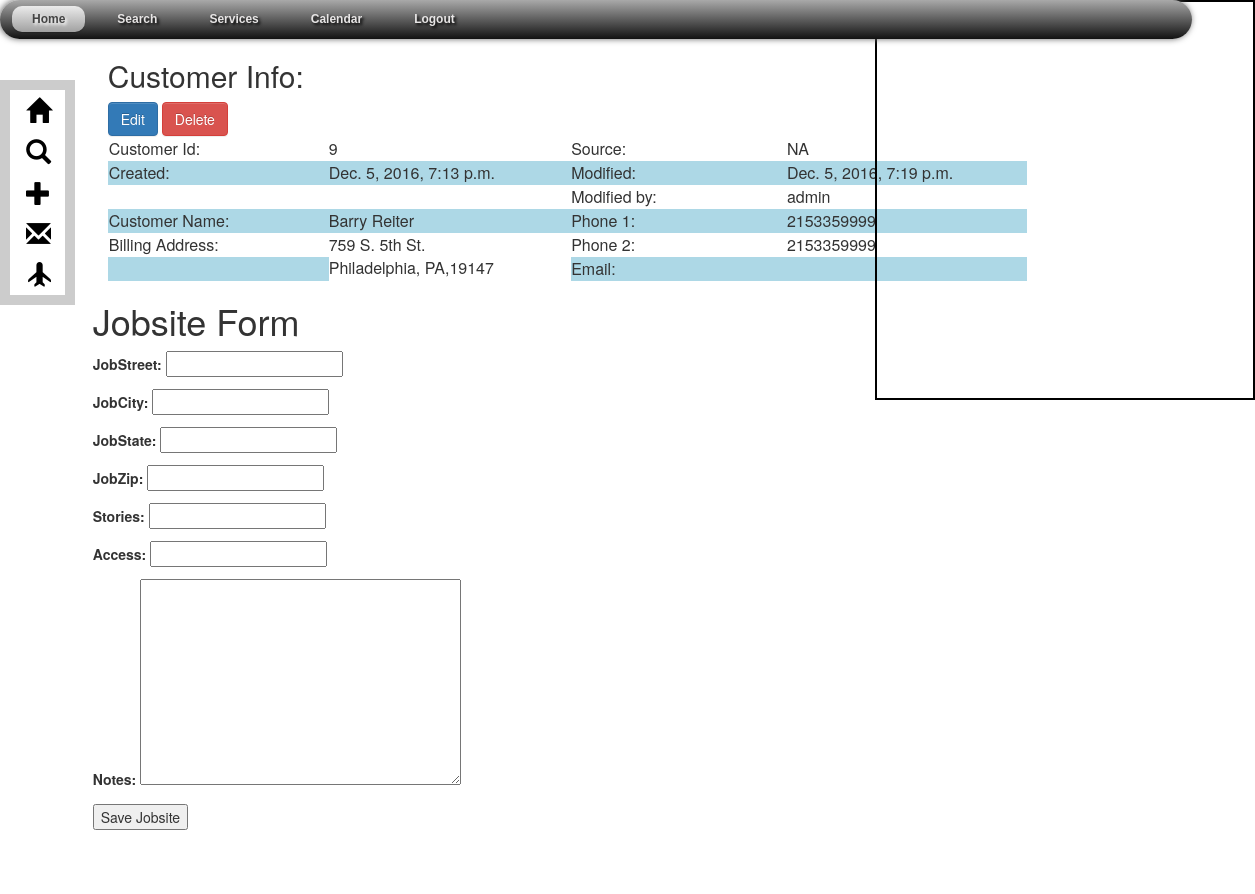
The page /customers/9/jobsite_create/ (signed in) on the database its author committed.
### Customers/models.py (models this page shows, shortened)
class Customer(models.Model):
    user = models.ForeignKey(settings.AUTH_USER_MODEL, default=1)
    modified_by=models.CharField(max_length=50,default=1)
    firstName = models.CharField(max_length=20)
    lastName = models.CharField(max_length=20)
    fullName = models.CharField(max_length=50, blank=True)
    billStreet = models.CharField(max_length=25)
    billCity = models.CharField(max_length=20)
    billState = models.CharField(max_length=2)
    billZip = models.CharField(max_length=5)
    latlng = models.CharField(blank=True, max_length=100, default = '')
    lat = models.FloatField(blank=True,max_length=100, default = '')
    lng = models.FloatField(blank=True, max_length=100, default='')
    phone1 = models.CharField(max_length=20)
    phone2 = models.CharField(max_length=20, blank=True)
    email = models.EmailField(max_length=50, blank=True)
    source = models.CharField(choices=SOURCE_CHOICES, max_length=20, default=NOTAPP)
    created = models.DateTimeField(auto_now=False, auto_now_add=True)
    modified = models.DateTimeField(auto_now=True, auto_now_add=False)
    def get_absolute_url(self):
        return reverse("customers:customer_detail", kwargs={"id": self.id})
    class Meta:
        ordering = ["-created", "-modified"]

### Customers/views.py (the view, shortened to what this page needs)
# urls.py: url(r'^(?P<id>\d+)/jobsite_create/$', jobsite_create, name='jobsite_create'),
def jobsite_create(request, id=None):
    if not (request.user.is_staff or request.user.is_superuser):
        raise Http404
    instance=get_object_or_404(Customer,id=id)
    form = JobsiteForm(request.POST or None, request.FILES or None)
    form.fields["customer_id"].initial= instance.id
    form.fields["customer_id"].disabled=True
    form.fields["latlng"].disabled=True
    form.fields["lat"].disabled=True
    form.fields["lng"].disabled=True
    form.fields["latlng"].widget = forms.HiddenInput()
    form.fields["lat"].widget =  forms.HiddenInput()
    form.fields["lng"].widget =  forms.HiddenInput()
    form.fields["customer_id"].widget =  forms.HiddenInput()
    context={
        "form":form,
        "instance":instance,
    }
    return render(request, "jobsite_form.html", context)

### Customers/forms.py
class JobsiteForm(forms.ModelForm):
    class Meta:
        model = Jobsite
        fields = [
            "customer_id",
            "jobStreet",
            "jobCity",
            "jobState",
            "jobZip",
            "stories",
            "access",
            "notes",
            "latlng",
            "lat",
            "lng",
        ]
        widgets = {
            'notes': Textarea,
            'customer_id': HiddenInput,
            'latlng': HiddenInput,
            'lat':HiddenInput,
            'lng':HiddenInput,
        }

### Customers/templates/jobsite_form.html (shortened to what this page needs)
{% extends "customer_detail.html" %}
{% block jobsite-content %}
<h1>Jobsite Form</h1>
<form method="POST" action="" enctype="multipart/form">{% csrf_token %}
        {{ form.as_p }}
    <input type="submit" value="Save Jobsite">
</form>
{% endblock jobsite-content %}

### Customers/templates/customer_detail.html (shortened to what this page needs)
{% extends "base.html" %}
{% block content %}
<div class="container">
    <div id='customer_info_div' class='customer_info col-sm-10'>
        <h2>Customer Info:</h2>
        <a href="{{ instance.get_absolute_url }}edit" class="btn btn-primary" role="button">Edit</a>
        <a href="{{ instance.get_absolute_url }}delete"
           onclick="return confirm('Are you sure want to delete this Customer?');"
           class="btn btn-danger" role="button">Delete</a></br>
        <table class="metadata_table">
            <tr>
                <td>Customer Id:</td>
                <td class="td-worktable">{{instance.id}}</td>
                <td>Source:</td>
                <td class="td-worktable">{{instance.source}}</td>
            </tr>
            <tr>
                <td>Created:</td>
                <td class="td-worktable">{{instance.created}}</td>
                <td>Modified:</td>
                <td class="td-worktable">{{instance.modified}}</br></td>
            </tr>
            <tr>
                <td></td>
                <td></td>
                <td> Modified by:</td>
                <td class="td-worktable">{{instance.modified_by}}</td>
            </tr>
            <tr>
                <td>Customer Name:</td>
                <td class="td-worktable">{{instance.fullName}}</td>
                <td>Phone 1:</td>
                <td class="td-worktable">{{instance.phone1}}</td>
            </tr>
            <tr>
                <td>Billing Address:</td>
                <td class="td-worktable" rowspan="2">{{instance.billStreet}}<br>{{instance.billCity}},
                    {{instance.billState}},{{instance.billZip}}
                </td>
                <td>Phone 2:</td>
                <td class="td-worktable">{{instance.phone2}}</td>
            </tr>
            <tr>
                <td></td>
                <td>Email:</td>
                <td class="td-worktable">{{instance.email}}</td>
            </tr>
        </table>
    </div>
{% endblock content %}
{% block right-pane %}
    <div id="map"></div>
{% endblock right-pane %}

### static/css/base.css (style rules this page uses)
h1 { color:#777777; }
table { border:1px solid transparent; }
table tr { border:1px solid transparent; vertical-align: top; }
tbody tr:nth-child(even) { background-color:lightblue; }
table tr, td { text-align: left; width:5%; }
#map { position:absolute; top:0; right:0; display: inline-block; width:380px; height:400px; vertical-align:top; float:right; border:solid black 2px; clear:none; }

### rows shown on the page
Customer: id "9", source "NA", created "Dec. 5, 2016, 7:13 p.m.", modified "Dec. 5, 2016, 7:19 p.m.", modified_by "admin", fullName "Barry Reiter", phone1 "2153359999", billStreet "759 S. 5th St.", billCity "Philadelphia", billState "PA", billZip "19147", phone2 "2153359999"
